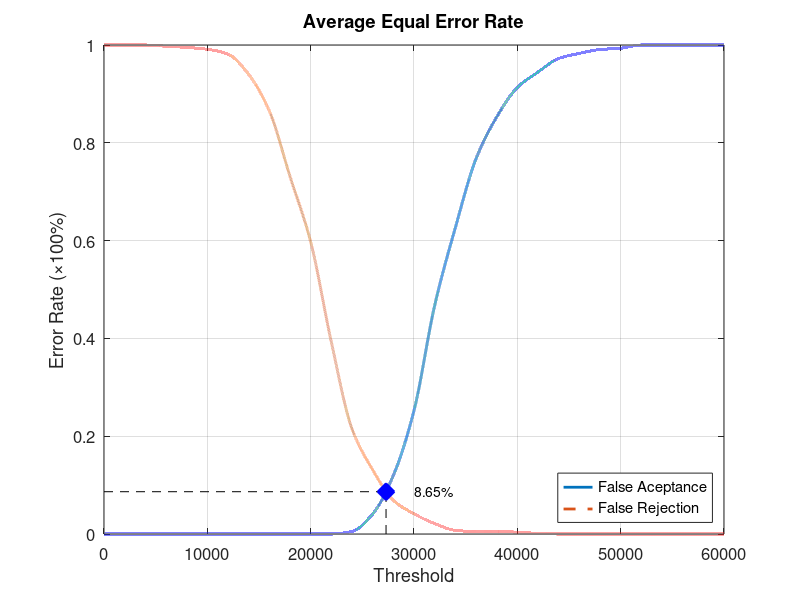
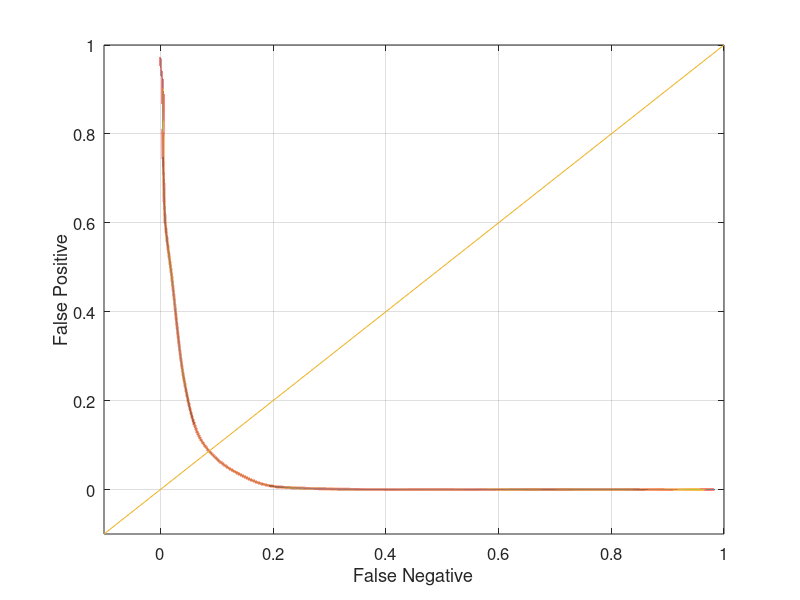

MATLAB code to generate these figures, in order:
function yEER = Experiment5Average
close all;
clear;
clc;
x = 0:2000:60000;
xq = 0:0.5:60000;

y0 = [0 0 0 0 0 0 0 0 0 0 0 0 0.00526316 0.0407895 0.119737 0.252632 0.467105 0.626316 0.767105 0.852632 0.913158 0.944737 0.972368 0.982895 0.990789 0.993421 1 1 1 1 1];
yy0 = interp1(x, y0, xq, 'pchip');
y1 = [1 1 1 0.9975 0.995 0.99125 0.98125 0.94 0.865 0.73125 0.5975 0.3925 0.215 0.13125 0.06875 0.04125 0.02125 0.0075 0.005 0.005 0.00375 0.00125 0 0 0 0 0 0 0 0 0];
yy1 = interp1(x, y1, xq, 'pchip');

% Calculating EER: 
y2 = abs(y0 - y1);
find(y2 == min(y2))
yy2 = abs(yy0 - yy1);
xEER = find(yy2 == min(yy2));
xEERIndex = xq(xEER) % X-axis EER
yEER = yy0(xEER) % Y-axis EER

main = figure
plot(xq, yy0,'-','LineWidth', 2);	hold on
plot(xq, yy1,'--','LineWidth', 2);	hold on
plot([xEERIndex xEERIndex], [0 yEER], 'k--');	hold on
plot([0 xEERIndex], [yEER yEER], 'k--');	hold on
plot(xEERIndex, yEER, 'bx', 'LineWidth', 10);	hold on
text(xEERIndex + 10 * xEERIndex / 100, yEER, [num2str(round((10000 * yEER)) / 100) '%'])
legend('False Aceptance', 'False Rejection', 'Location', 'SouthEast')
xlabel('Threshold')
ylabel('Error Rate (\times100%)')
title('Average Equal Error Rate')
set(gca, 'FontSize', 12)
axis([0 60000 0 1])
grid on

print(main, 'Experiment5AverageMain', '-dpng');
FNRxFPR = figure('Color', [1 1 1]);
plot(yy1, yy0, '-', yy1, yy0, 'LineWidth', 2);
hold on
y = -0.1:0.1:1
plot(y, y); 
set(gca, 'FontSize', 12)
xlabel('False Negative')
ylabel('False Positive')
axis([-0.1 1 -0.1 1])
set(gca, 'FontSize', 12)
grid on

print(FNRxFPR, 'Experiment5AverageFNRxFPR','-dpng');
end
